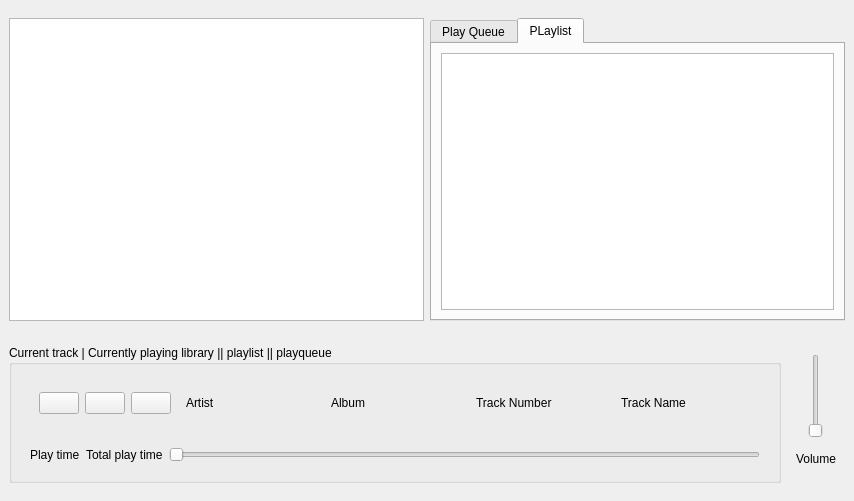
<?xml version="1.0" encoding="UTF-8"?>
<ui version="4.0">
 <class>MainWindow2</class>
 <widget class="QMainWindow" name="MainWindow2">
  <property name="geometry">
   <rect>
    <x>0</x>
    <y>0</y>
    <width>854</width>
    <height>501</height>
   </rect>
  </property>
  <property name="windowTitle">
   <string>Qtmus</string>
  </property>
  <widget class="QWidget" name="centralwidget">
   <layout class="QVBoxLayout" name="verticalLayout_4">
    <item>
     <widget class="QWidget" name="widget_4" native="true">
      <layout class="QHBoxLayout" name="horizontalLayout_5">
       <property name="leftMargin">
        <number>0</number>
       </property>
       <property name="rightMargin">
        <number>0</number>
       </property>
       <item>
        <widget class="QTreeView" name="libraryTreeView"/>
       </item>
       <item>
        <widget class="QTabWidget" name="playQLTabWidget">
         <property name="currentIndex">
          <number>1</number>
         </property>
         <widget class="QWidget" name="playQueue">
          <attribute name="title">
           <string>Play Queue</string>
          </attribute>
          <layout class="QVBoxLayout" name="verticalLayout">
           <item>
            <widget class="QListView" name="listView"/>
           </item>
          </layout>
         </widget>
         <widget class="QWidget" name="playlist">
          <attribute name="title">
           <string>PLaylist</string>
          </attribute>
          <layout class="QVBoxLayout" name="verticalLayout_2">
           <item>
            <widget class="QListView" name="listView_2"/>
           </item>
          </layout>
         </widget>
        </widget>
       </item>
      </layout>
     </widget>
    </item>
    <item>
     <widget class="QWidget" name="widget_2" native="true">
      <property name="sizePolicy">
       <sizepolicy hsizetype="MinimumExpanding" vsizetype="Preferred">
        <horstretch>0</horstretch>
        <verstretch>0</verstretch>
       </sizepolicy>
      </property>
      <layout class="QHBoxLayout" name="horizontalLayout_2">
       <property name="leftMargin">
        <number>0</number>
       </property>
       <property name="rightMargin">
        <number>0</number>
       </property>
       <item>
        <widget class="QGroupBox" name="currentTrackBox">
         <property name="sizePolicy">
          <sizepolicy hsizetype="MinimumExpanding" vsizetype="Preferred">
           <horstretch>0</horstretch>
           <verstretch>0</verstretch>
          </sizepolicy>
         </property>
         <property name="title">
          <string>Current track | Currently playing library || playlist || playqueue</string>
         </property>
         <property name="flat">
          <bool>false</bool>
         </property>
         <layout class="QVBoxLayout" name="verticalLayout_3">
          <item>
           <widget class="QWidget" name="trackInfoLayout" native="true">
            <layout class="QHBoxLayout" name="horizontalLayout_4">
             <item>
              <widget class="QWidget" name="widget" native="true">
               <layout class="QHBoxLayout" name="horizontalLayout">
                <item>
                 <widget class="QPushButton" name="previousButton">
                  <property name="text">
                   <string notr="true"/>
                  </property>
                 </widget>
                </item>
                <item>
                 <widget class="QPushButton" name="playButton">
                  <property name="text">
                   <string notr="true"/>
                  </property>
                  <property name="checkable">
                   <bool>false</bool>
                  </property>
                  <property name="autoDefault">
                   <bool>false</bool>
                  </property>
                  <property name="default">
                   <bool>false</bool>
                  </property>
                  <property name="flat">
                   <bool>false</bool>
                  </property>
                 </widget>
                </item>
                <item>
                 <widget class="QPushButton" name="nextButton">
                  <property name="text">
                   <string notr="true"/>
                  </property>
                 </widget>
                </item>
               </layout>
              </widget>
             </item>
             <item>
              <widget class="QLabel" name="artistLabel">
               <property name="text">
                <string>Artist</string>
               </property>
              </widget>
             </item>
             <item>
              <widget class="QLabel" name="albumLabel">
               <property name="text">
                <string>Album</string>
               </property>
              </widget>
             </item>
             <item>
              <widget class="QLabel" name="trackNumberLabel">
               <property name="text">
                <string>Track Number</string>
               </property>
              </widget>
             </item>
             <item>
              <widget class="QLabel" name="trackNameLabel">
               <property name="text">
                <string>Track Name</string>
               </property>
              </widget>
             </item>
            </layout>
           </widget>
          </item>
          <item>
           <widget class="QWidget" name="playLayout" native="true">
            <layout class="QHBoxLayout" name="horizontalLayout_3">
             <item>
              <widget class="QLabel" name="playTimeLabel">
               <property name="text">
                <string>Play time</string>
               </property>
              </widget>
             </item>
             <item>
              <widget class="QLabel" name="totalPlayTimeLabel">
               <property name="text">
                <string>Total play time</string>
               </property>
              </widget>
             </item>
             <item>
              <widget class="QSlider" name="playingSlider">
               <property name="sizePolicy">
                <sizepolicy hsizetype="Expanding" vsizetype="Fixed">
                 <horstretch>0</horstretch>
                 <verstretch>0</verstretch>
                </sizepolicy>
               </property>
               <property name="orientation">
                <enum>Qt::Horizontal</enum>
               </property>
              </widget>
             </item>
            </layout>
           </widget>
          </item>
         </layout>
        </widget>
       </item>
       <item>
        <widget class="QWidget" name="widget_3" native="true">
         <property name="enabled">
          <bool>true</bool>
         </property>
         <property name="sizePolicy">
          <sizepolicy hsizetype="Minimum" vsizetype="Preferred">
           <horstretch>0</horstretch>
           <verstretch>0</verstretch>
          </sizepolicy>
         </property>
         <property name="layoutDirection">
          <enum>Qt::LeftToRight</enum>
         </property>
         <property name="autoFillBackground">
          <bool>false</bool>
         </property>
         <layout class="QVBoxLayout" name="volumeLayout">
          <item>
           <widget class="QSlider" name="volumeSlider">
            <property name="sizePolicy">
             <sizepolicy hsizetype="Preferred" vsizetype="Preferred">
              <horstretch>0</horstretch>
              <verstretch>0</verstretch>
             </sizepolicy>
            </property>
            <property name="focusPolicy">
             <enum>Qt::StrongFocus</enum>
            </property>
            <property name="sliderPosition">
             <number>0</number>
            </property>
            <property name="orientation">
             <enum>Qt::Vertical</enum>
            </property>
            <property name="tickPosition">
             <enum>QSlider::NoTicks</enum>
            </property>
           </widget>
          </item>
          <item>
           <widget class="QLabel" name="volumeLabel">
            <property name="sizePolicy">
             <sizepolicy hsizetype="Preferred" vsizetype="Minimum">
              <horstretch>0</horstretch>
              <verstretch>0</verstretch>
             </sizepolicy>
            </property>
            <property name="text">
             <string>Volume</string>
            </property>
            <property name="textFormat">
             <enum>Qt::PlainText</enum>
            </property>
           </widget>
          </item>
         </layout>
        </widget>
       </item>
      </layout>
     </widget>
    </item>
   </layout>
  </widget>
  <widget class="QMenuBar" name="menubar">
   <property name="geometry">
    <rect>
     <x>0</x>
     <y>0</y>
     <width>854</width>
     <height>21</height>
    </rect>
   </property>
  </widget>
 </widget>
 <resources/>
 <connections/>
</ui>
